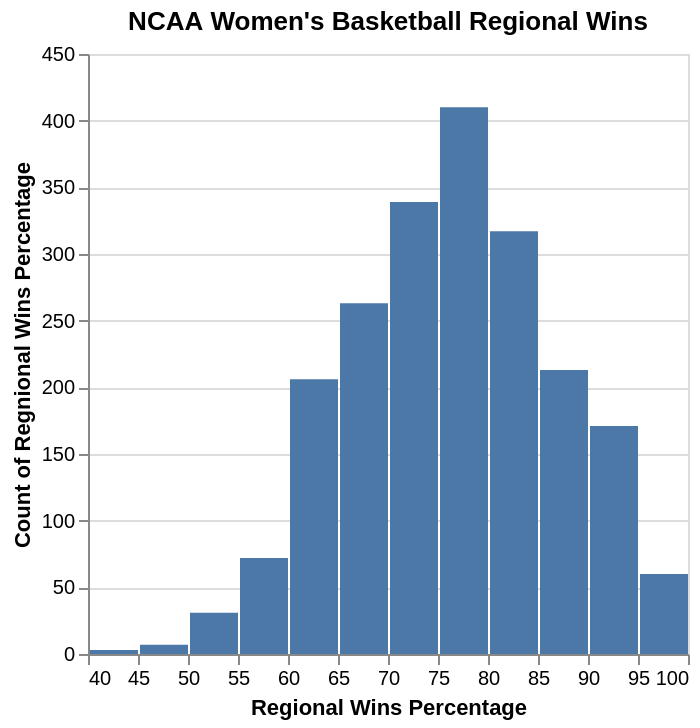

The cell this chart's notebook holds for it:
### Markdown cell above
Visualization 2: The visulization below allows you to see the distibutions of rengional wins percentage. This allows you to visulize if there are any really common wins percentages that will sway you data whne you create a prediction model.

### Code cell
bball_plot4=alt.Chart(bball_data,title="NCAA Women's Basketball Regional Wins").mark_bar().encode(
    x=alt.X('reg_wins_pct').bin(maxbins=12).title('Regional Wins Percentage'),
    y=alt.Y('count()').title('Count of Regnional Wins Percentage')
)
bball_plot4

### Figure 1 — Vega-Lite specification as saved in the notebook (floating-point values rounded to 4 significant figures; data arrays with more than 128 entries replaced by an {"elided": "..."} marker saying what was removed)
{"config": {"view": {"continuousWidth": 300, "continuousHeight": 300}}, "data": {"name": "data-aacd664c54a08c5fa85cbc3d35a1551b"}, "mark": {"type": "bar"}, "encoding": {"x": {"bin": {"maxbins": 12}, "field": "reg_wins_pct", "title": "Regional Wins Percentage", "type": "quantitative"}, "y": {"aggregate": "count", "title": "Count of Regnional Wins Percentage", "type": "quantitative"}}, "title": "NCAA Women's Basketball Regional Wins", "$schema": "https://vega.github.io/schema/vega-lite/v5.20.1.json", "datasets": {"data-aacd664c54a08c5fa85cbc3d35a1551b": {"elided": "2092 records"}}}
